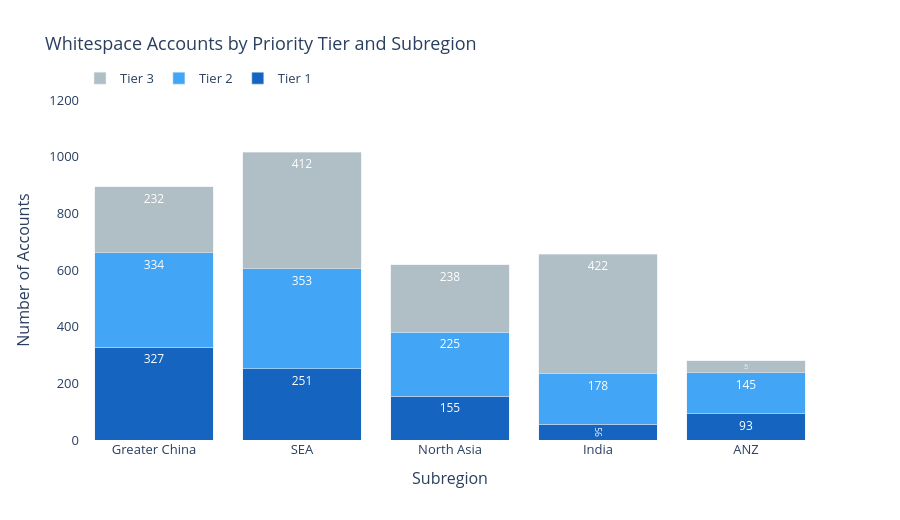

The notebook cell saved with this chart:
### Markdown cell above
## 6. Tier Distribution Chart

### Code cell
subregion_order = ["Greater China", "SEA", "North Asia", "India", "ANZ"]
tier_colors = {"Tier 1": "#1565C0", "Tier 2": "#42A5F5", "Tier 3": "#B0BEC5"}

fig_tiers = go.Figure()

for tier in ["Tier 1", "Tier 2", "Tier 3"]:
    values = [int(pivot.loc[s, tier]) if tier in pivot.columns else 0 for s in subregion_order]
    fig_tiers.add_trace(go.Bar(
        name=tier,
        x=subregion_order,
        y=values,
        marker_color=tier_colors[tier],
        text=values,
        textposition="inside",
        textfont=dict(color="white", size=12)
    ))

fig_tiers.update_layout(
    title="Whitespace Accounts by Priority Tier and Subregion",
    barmode="stack",
    xaxis_title="Subregion",
    yaxis_title="Number of Accounts",
    yaxis=dict(range=[0, 1200]),
    height=520,
    font=dict(size=13),
    plot_bgcolor="white",
    paper_bgcolor="white",
    legend=dict(orientation="h", yanchor="bottom", y=1.02)
)

fig_tiers.show()
fig_tiers.write_image("../outputs/03_whitespace_tiers.png", width=900, height=520, scale=2)
print("Saved: ../outputs/03_whitespace_tiers.png")

### Figure 1 — Plotly figure (JSON) as saved in the notebook; plotly's stock layout.template omitted (floating-point values rounded to 4 significant figures)
{"data": [{"marker": {"color": "#1565C0"}, "name": "Tier 1", "text": ["327", "251", "155", "56", "93"], "textfont": {"color": "white", "size": 12}, "textposition": "inside", "type": "bar", "x": ["Greater China", "SEA", "North Asia", "India", "ANZ"], "y": [327, 251, 155, 56, 93]}, {"marker": {"color": "#42A5F5"}, "name": "Tier 2", "text": ["334", "353", "225", "178", "145"], "textfont": {"color": "white", "size": 12}, "textposition": "inside", "type": "bar", "x": ["Greater China", "SEA", "North Asia", "India", "ANZ"], "y": [334, 353, 225, 178, 145]}, {"marker": {"color": "#B0BEC5"}, "name": "Tier 3", "text": ["232", "412", "238", "422", "41"], "textfont": {"color": "white", "size": 12}, "textposition": "inside", "type": "bar", "x": ["Greater China", "SEA", "North Asia", "India", "ANZ"], "y": [232, 412, 238, 422, 41]}], "layout": {"barmode": "stack", "font": {"size": 13}, "height": 520, "legend": {"orientation": "h", "y": 1.02, "yanchor": "bottom"}, "paper_bgcolor": "white", "plot_bgcolor": "white", "title": {"text": "Whitespace Accounts by Priority Tier and Subregion"}, "xaxis": {"title": {"text": "Subregion"}}, "yaxis": {"range": [0, 1200], "title": {"text": "Number of Accounts"}}}}
